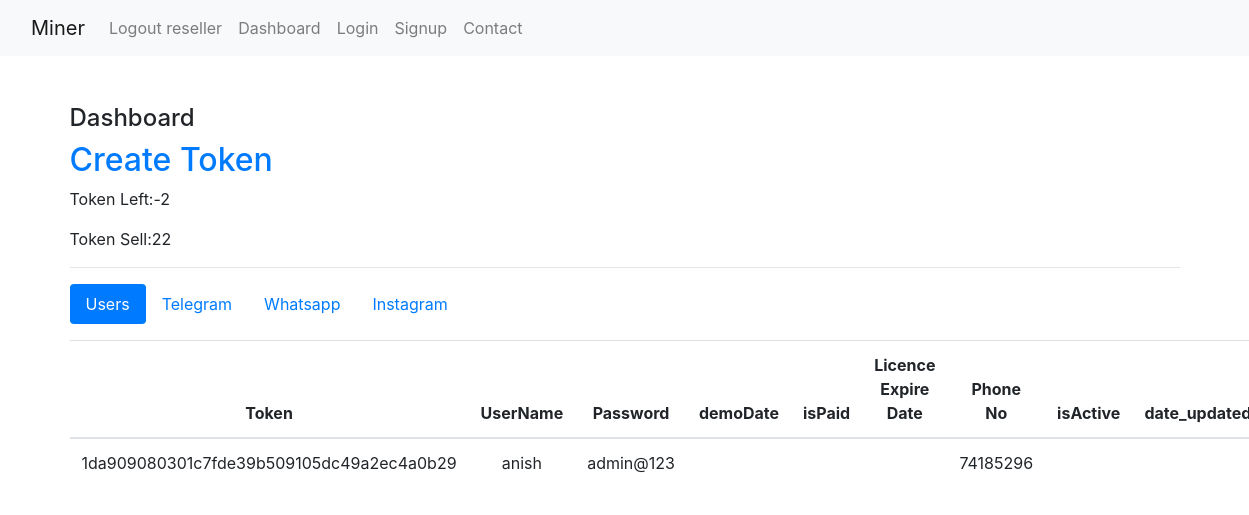
Page /dashboard/ (signed in) on the committed database.
### users/models.py (models this page shows, shortened)
class Reseller(models.Model):
    reseller = models.OneToOneField(
        User, on_delete=models.CASCADE, null=True, blank=True)
    token_count = models.IntegerField(default=10)
    sold_token = models.IntegerField(default=0)
    months = models.IntegerField(default=0)
    phoneNo = models.IntegerField(null=True, blank=True)
    isActive = models.BooleanField(default=True)

class Profile(models.Model):
    token = models.OneToOneField(
        Token, on_delete=models.CASCADE, null=True, blank=True)
    reseller = models.ForeignKey(
        Reseller, on_delete=models.CASCADE, null=True, blank=True)
    user = models.OneToOneField(User, on_delete=models.CASCADE, null=True)
    phoneNo = models.IntegerField(null=True)
    unhash_password = models.CharField(null=True, blank=True, max_length=256)

### users/views.py (the view)
# urls.py: path("dashboard/", views.dashboard, name="dashboard"),
def dashboard(request):
    profile = Profile.objects.filter(reseller=request.user.reseller)
    telegram = Telegram.objects.filter(reseller=request.user.reseller)
    whatsapp = Whatsapp.objects.filter(reseller=request.user.reseller)
    instagram = Instagram.objects.filter(reseller=request.user.reseller)
    context = {'profile': profile, 'telegrams': telegram,
               'whatsapps': whatsapp, 'instagrams': instagram}
    return render(request, 'dashboard.html', context)

### templates/dashboard.html (shortened to what this page needs)
{% include "base.html" %}
{% block content %}
<div class="container">
    <h4>Dashboard</h4>
    <h2><a href="{% url 'signup' %}">Create Token</a></h2>
    <p>Token Left:{{request.user.reseller.token_count}}</a>
    <p>Token Sell:{{request.user.reseller.sold_token}}</a>
        <hr>
    <ul class="nav nav-pills mb-3" id="pills-tab" role="tablist">
        <li class="nav-item" role="presentation">
            <a class="nav-link active" id="pills-users-tab" data-toggle="pill" href="#pills-users" role="tab"
                aria-controls="pills-users" aria-selected="true">Users</a>
        </li>
        <li class="nav-item" role="presentation">
            <a class="nav-link" id="pills-telegram-tab" data-toggle="pill" href="#pills-telegram" role="tab"
                aria-controls="pills-telegram" aria-selected="false">Telegram</a>
        </li>
        <li class="nav-item" role="presentation">
            <a class="nav-link" id="pills-whatsapp-tab" data-toggle="pill" href="#pills-whatsapp" role="tab"
                aria-controls="pills-whatsapp" aria-selected="false">Whatsapp</a>
        </li>
        <li class="nav-item" role='presentation'>
            <a class="nav-link" id="pill-instagram-tab" data-toggle="pill" href="#pills-instagram" role="tab"
                aria-controls="pills-instagram" aria-selected="false">Instagram</a>
        </li>
    </ul>
    <div class="tab-content" id="pills-tabContent">
        <div class="tab-pane fade show active" id="pills-users" role="tabpanel" aria-labelledby="pills-users-tab">
            {% include "dashboard_table.html" %}
            <tbody class="text-center">
                {% for pro in profile %}
                <tr>
                    <td>{{pro.token}}</td>
                    <td>{{pro.user.username}}</td>
                    <td>{{pro.unhash_password}}</td>
                    <td></td>
                    <td></td>
                    <td></td>
                    <td>{{pro.phoneNo}}</td>
                </tr>
                {% endfor %}
            </tbody>
            </table>
        </div>
    </div>
</div>
{% endblock content %}

### templates/base.html (shortened to what this page needs)
<!doctype html>
<html lang="en">
<head>
  <link rel="stylesheet" href="https://cdn.jsdelivr.net/npm/bootstrap@4.5.3/dist/css/bootstrap.min.css"
>
</head>
<body>
  <nav class="navbar navbar-expand-lg navbar-light bg-light">
    <div class="container-fluid">
      <a class="navbar-brand" href="{% url 'index' %}">Miner</a>
      <div class="collapse navbar-collapse" id="navbarSupportedContent">
        <ul class="navbar-nav me-auto mb-2 mb-lg-0">
          <li class="nav-item">
            {% if request.user.is_authenticated %}
            <a class="nav-link" href="{% url 'logout' %}">Logout {{request.user}}</a>
            {% endif %}
          </li>
          <li class="nav-item">
            {% if request.user.reseller %}
            <a class="nav-link" href="{% url 'dashboard' %}">Dashboard</a>
            {% endif %}
          </li>
          <li class="nav-item">
            <a class="nav-link" href="{% url 'login' %}" tabindex="-1" aria-disabled="true">Login</a>
          </li>
          <li class="nav-item">
            <a class="nav-link" href="{% url 'signup' %}" tabindex="-1" aria-disabled="true">Signup</a>
          </li>
          <li class="nav-item">
            <a class="nav-link" href="{% url 'contact' %}" tabindex="-1" aria-disabled="true">Contact</a>
          </li>
        </ul>
      </div>
    </div>
  </nav>
  <br>
  <br>
</body>
</html>

### templates/dashboard_table.html
<table class="table">
    <thead class="text-center">
        <tr>
            <th>Token</th>
            <th>UserName</th>
            <th>Password</th>
            <th>demoDate</th>
            <th>isPaid</th>
            <th>Licence Expire Date</th>
            <th>Phone No</th>
            <th>isActive</th>
            <th>date_updated</th>
        </tr>
    </thead>

### rows in the picture
Profile: token "1da909080301c7fde39b509105dc49a2ec4a0b29", user.username "anish", unhash_password "admin@123", phoneNo "74185296"

### other values in the picture
{{ request.user }} "reseller"
{{ request.user.reseller.token_count }} "-2"
{{ request.user.reseller.sold_token }} "22"
